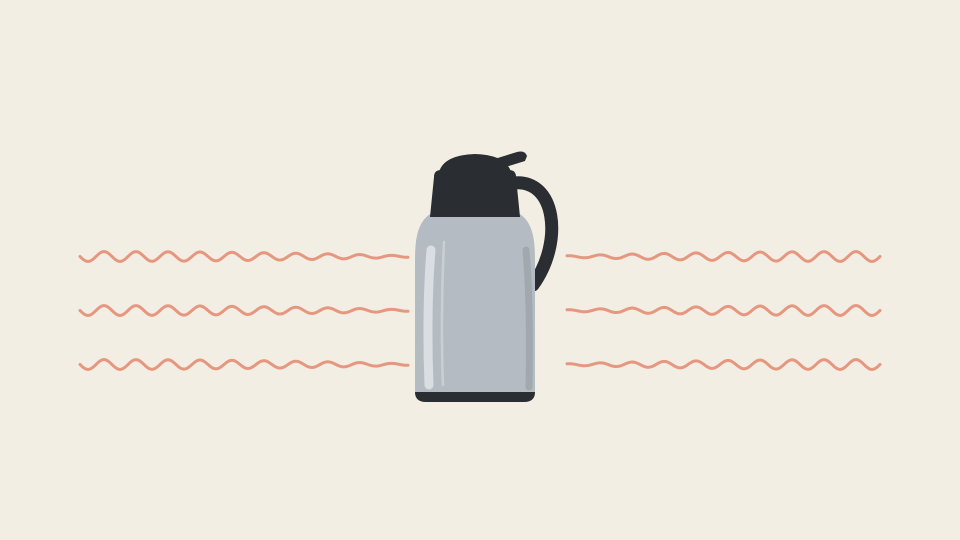
#> input picture mugicha/stills/sf-S2.png, 1920 x 1080 px (shown at 1/2 size)
$ python stylize_photo.py ../../mugicha/stills/sf-S2.png ../../mugicha/stills/sf-S3.png
#> lines starting #> are read from the running program, lines starting #| are printed output that depends on the picture
# ランドリーの写真を、みんちりえの背景に近い絵の雰囲気に加工する（段階2の試作）
# 1. 16:9 に切り出す（右下のカメラの透かしは入れない）
# 2. 貼り紙・メモ・商品のロゴを消す（周りの色で埋める）
# 3. 細部をならして絵っぽくし、色味をやわらげる
# 使い方（omoikomi/ で）: uv run --with opencv-python-headless --with numpy python tools/stylize_photo.py <写真> <出力フォルダ>
import sys, os
import cv2
import numpy as np

src, out_dir = sys.argv[1], sys.argv[2]
os.makedirs(out_dir, exist_ok=True)
img = cv2.imread(src)
#> img is the input picture: shape (1080, 1920, 3); mean B, G, R 222.7, 232, 237.3
img = cv2.resize(img, (2000, 1500), interpolation=cv2.INTER_AREA)  # 座標はこの大きさで書いている
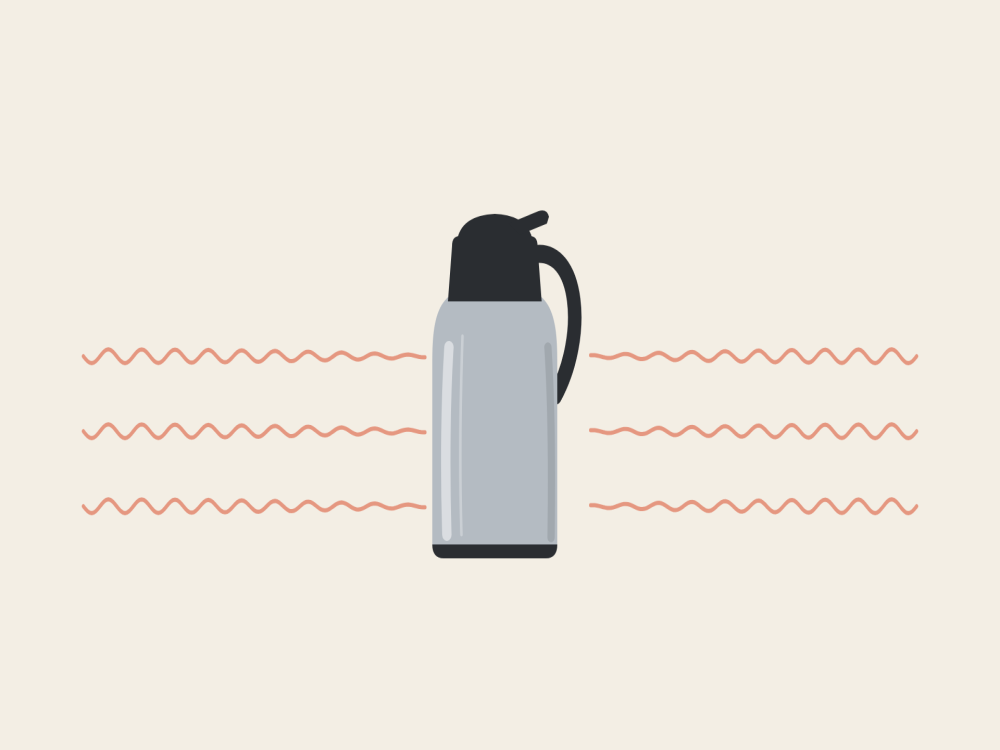
#> img: shape (1500, 2000, 3) (shown at 1/2 size); mean B, G, R 222.7, 232, 237.3

# 消す場所（2000x1500 に縮めた写真の座標。x1, y1, x2, y2）
ERASE = [
    (375, 465, 565, 935),     # 左の壁の貼り紙
    (1415, 515, 1535, 705),   # 右の壁の貼り紙
    (1435, 405, 1605, 495),   # 右の壁のメモ
    (1625, 425, 1855, 545),   # 右の壁のメモ
    (1445, 175, 1605, 265),   # 天井ぎわのメモ
    (485, 55, 585, 225),      # 左上のメモ
    (785, 885, 1055, 1200),   # 左の洗濯機の貼り紙
    (1095, 875, 1325, 1005),  # 右の洗濯機の貼り紙
    (1245, 1115, 1335, 1385), # 袋の文字
    (1395, 1135, 1545, 1405), # 洗剤の箱
]


def fill_rect(im, x1, y1, x2, y2, pad=12):
    """長方形を、まわりの縁の色（中央値）で塗り、境目をぼかしてなじませる"""
    H, W = im.shape[:2]
    X1, Y1, X2, Y2 = max(0, x1 - pad), max(0, y1 - pad), min(W, x2 + pad), min(H, y2 + pad)
    ring = np.concatenate([im[Y1:y1, X1:X2].reshape(-1, 3), im[y2:Y2, X1:X2].reshape(-1, 3),
                           im[Y1:Y2, X1:x1].reshape(-1, 3), im[Y1:Y2, x2:X2].reshape(-1, 3)])
    # 上下で色が違うときのために、上の縁と下の縁の色で縦にグラデーションする
    top = np.median(im[Y1:y1, X1:X2].reshape(-1, 3), axis=0) if y1 > Y1 else np.median(ring, axis=0)
    bot = np.median(im[y2:Y2, X1:X2].reshape(-1, 3), axis=0) if Y2 > y2 else np.median(ring, axis=0)
    t = np.linspace(0, 1, y2 - y1)[:, None, None]
    patch = (top * (1 - t) + bot * t).astype(np.float32) * np.ones((1, x2 - x1, 1), np.float32)
    m = np.zeros((H, W), np.float32)
    m[y1:y2, x1:x2] = 1
    m = cv2.GaussianBlur(m, (0, 0), pad / 2)
    full = im.astype(np.float32).copy()
    full[y1:y2, x1:x2] = patch
    out = im.astype(np.float32) * (1 - m[..., None]) + full * m[..., None]
    return out.astype(np.uint8)


clean = img.copy()
for r in ERASE:
    clean = fill_rect(clean, *r)
#> this loop made 10 passes
#> bot in fill_rect on passes 1, 2, 3, 4, 5, 6, 9, 10: [228, 238, 243], [228, 238, 243], [228, 238, 243], [228, 238, 243], [228, 238, 243], [228, 238, 243], [228, 238, 243], [228, 238, 243]
#> (top in fill_rect, bot in fill_rect) on passes 7 to 8: ([194, 187, 180], [228, 238, 243]), ([228, 238, 243], [194, 202, 236.5])
#> pass 1, in fill_rect, `patch = (top * (1 - t) + bot * t).astype(np.float32) * np.ones((1, x2 ..`:
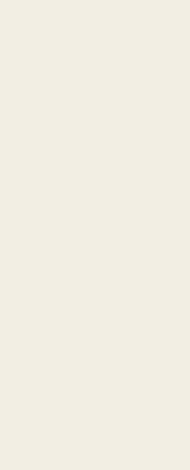
#> patch: shape (470, 190, 3) float32; mean of channels 0, 1, 2 228, 238, 243.2; drawn as B, G, R

# 16:9 に切り出し、1920x1080 に（右下のカメラの透かしは y=1350 より下なので入らない）
y0 = 120
crop = clean[y0:y0 + 1125, 0:2000]
crop = cv2.resize(crop, (1920, 1080), interpolation=cv2.INTER_AREA)
#> crop: shape (1080, 1920, 3)
cv2.imwrite(f"{out_dir}/0-cleaned.png", crop)


def grade(im, warm=1.0, lift=18, sat=0.85):
    f = im.astype(np.float32)
    f = f * (255 - lift) / 255 + lift          # 暗いところを持ち上げる
    hsv = cv2.cvtColor(np.clip(f, 0, 255).astype(np.uint8), cv2.COLOR_BGR2HSV).astype(np.float32)
    hsv[..., 1] *= sat
    f = cv2.cvtColor(np.clip(hsv, 0, 255).astype(np.uint8), cv2.COLOR_HSV2BGR).astype(np.float32)
    f[..., 2] *= warm                          # 赤
    f[..., 0] *= 2 - warm                      # 青
    return np.clip(f, 0, 255).astype(np.uint8)


def glow(im, amount=0.25, radius=25):
    blur = cv2.GaussianBlur(im, (0, 0), radius)
    return cv2.addWeighted(im, 1 - amount, cv2.max(im, blur), amount, 0)


def vignette(im, strength=0.18):
    H, W = im.shape[:2]
    y, x = np.ogrid[:H, :W]
    d = np.sqrt(((x - W / 2) / (W / 2)) ** 2 + ((y - H / 2) / (H / 2)) ** 2)
    v = 1 - strength * np.clip(d - 0.4, 0, 1)
    return np.clip(im.astype(np.float32) * v[..., None], 0, 255).astype(np.uint8)


def paint(im, scale=0.5, sp=10, sr=22, passes=3):
    """小さくして色の面をまとめ（mean shift と bilateral）、元の大きさに戻す"""
    small = cv2.resize(im, None, fx=scale, fy=scale, interpolation=cv2.INTER_AREA)
    small = cv2.pyrMeanShiftFiltering(small, sp, sr)
    for _ in range(passes):
        small = cv2.bilateralFilter(small, 9, 40, 9)
    return cv2.resize(small, (im.shape[1], im.shape[0]), interpolation=cv2.INTER_CUBIC)


# 案1: ならしは弱め（写真の形を残す）
a = paint(crop, scale=0.6, sp=6, sr=14, passes=2)
a = vignette(glow(grade(a, warm=1.04, lift=14, sat=0.9), 0.2))
#> in grade, `hsv = cv2.cvtColor(np.clip(f, 0, 255).astype(np.uint8), cv2.COLOR_BGR2..`:
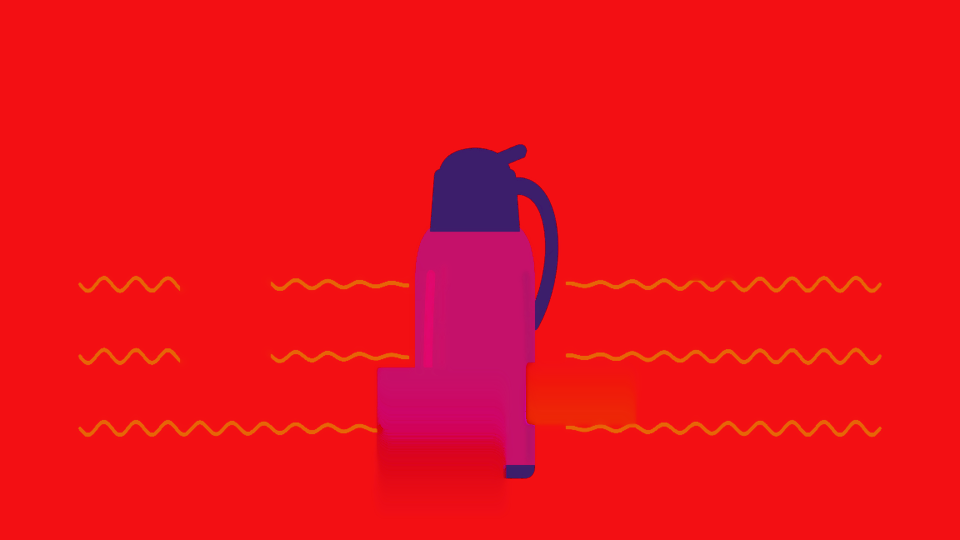
#> hsv: shape (1080, 1920, 3) float32 (shown at 1/2 size); mean B, G, R 25.4, 16.9, 240.2
#> in glow, `blur = cv2.GaussianBlur(im, (0, 0), radius)`:
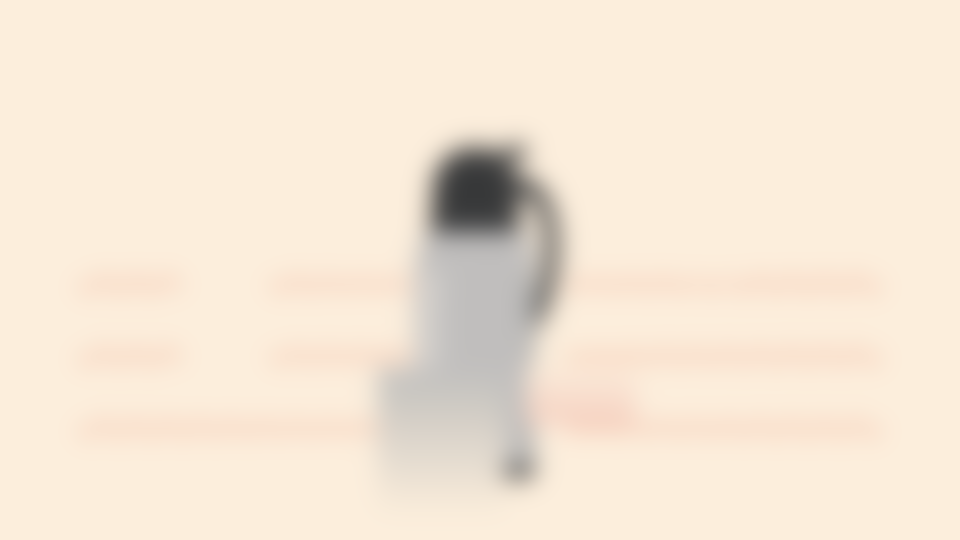
#> blur: shape (1080, 1920, 3) (shown at 1/2 size); mean of channels 0, 1, 2 214, 230.9, 245; drawn as B, G, R
#> in vignette, `H, W = im.shape[:2]`: H = 1080; W = 1920
#> in vignette, `y, x = np.ogrid[:H, :W]`: y = 1080 values from 0 to 1079
#> in vignette, `d = np.sqrt(((x - W / 2) / (W / 2)) ** 2 + ((y - H / 2) / (H / 2)) ** 2)`:
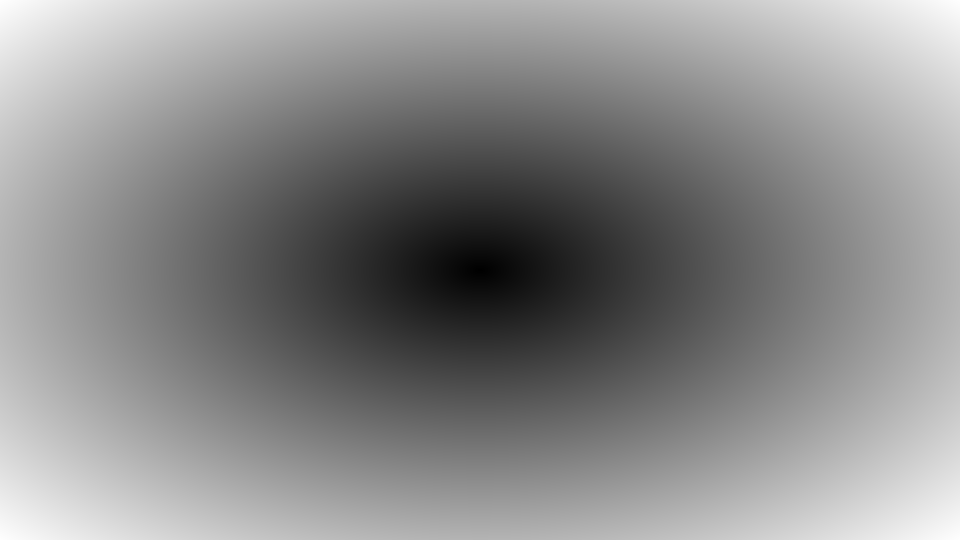
#> d: shape (1080, 1920) float64 (shown at 1/2 size); min 0, max 1.41, mean 0.765; drawn with min black and max white
#> in vignette, `v = 1 - strength * np.clip(d - 0.4, 0, 1)`:
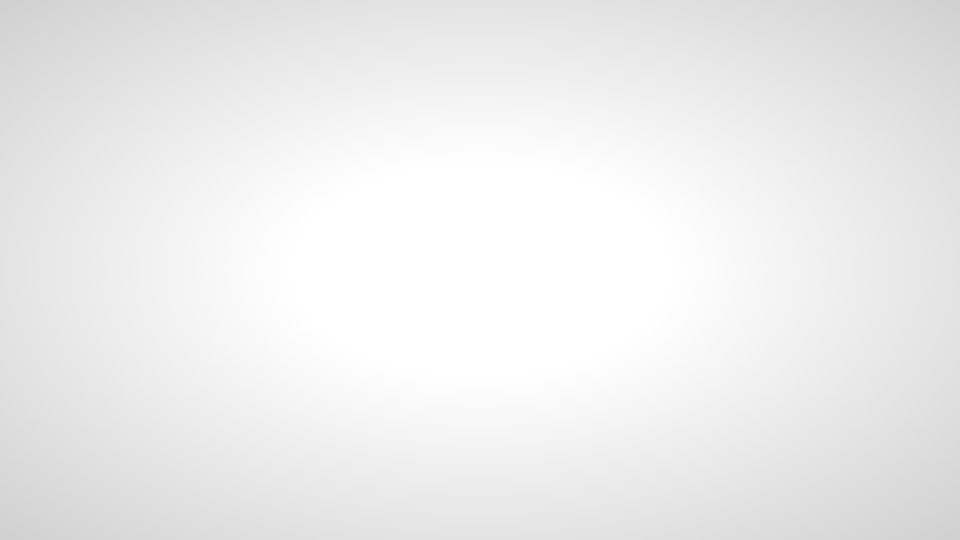
#> v: shape (1080, 1920) float64 (shown at 1/2 size); min 0.82, max 1, mean 0.931
cv2.imwrite(f"{out_dir}/1-light.png", a)

# 案2: 絵っぽく（色の面を大きくまとめる）
b = paint(crop, scale=0.4, sp=12, sr=26, passes=4)
b = vignette(glow(grade(b, warm=1.05, lift=18, sat=0.85), 0.28))
#> call 2 of glow, with amount = 0.28, radius = 25
#> in glow (call 2), `return cv2.addWeighted(im, 1 - amount, cv2.max(im, blur), amount, 0)`:
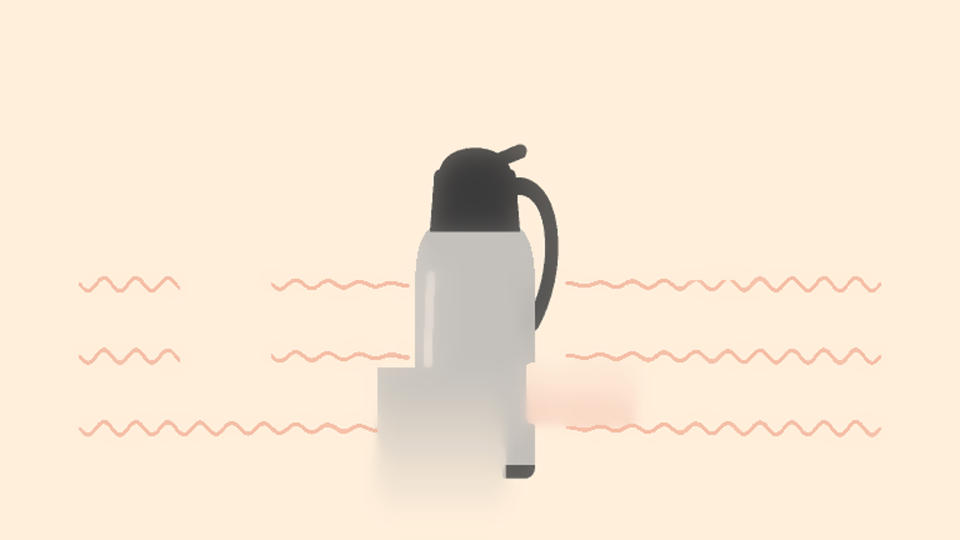
#> returned value: shape (1080, 1920, 3) (shown at 1/2 size); mean of channels 0, 1, 2 213.7, 232.6, 248.5; drawn as B, G, R
cv2.imwrite(f"{out_dir}/2-painterly.png", b)

# 案3: 案2 を少しぼかす（背景を奥に引かせる。キャラが前に出る）
c = cv2.GaussianBlur(b, (0, 0), 2.0)
cv2.imwrite(f"{out_dir}/3-painterly-soft.png", c)
print("ok")

$ run again, on mugicha/stills/sf-S4.png
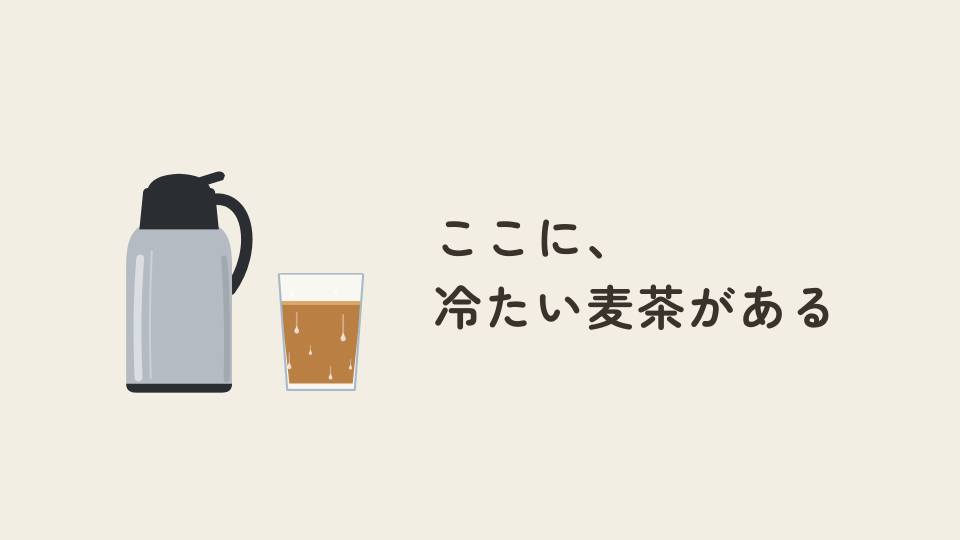
#> input picture mugicha/stills/sf-S4.png, 1920 x 1080 px (shown at 1/2 size)
#> img is the input picture: shape (1080, 1920, 3); mean B, G, R 220.6, 230.4, 235.5
#> img: shape (1500, 2000, 3)
#> the loop `for r in ERASE:` made 10 passes
#> bot in fill_rect on passes 1 to 8: [194, 187, 180], [228, 238, 243], [228, 238, 243], [228, 238, 243], [228, 238, 243], [228, 238, 243], [228, 238, 243], [228, 238, 243]
#> pass 1, in fill_rect, `patch = (top * (1 - t) + bot * t).astype(np.float32) * np.ones((1, x2 ..`:
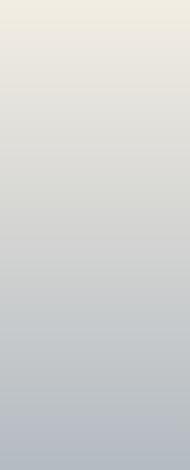
#> patch: shape (470, 190, 3) float32; mean of channels 0, 1, 2 211, 212.5, 211.5; drawn as B, G, R
#> in vignette, `H, W = im.shape[:2]`: H = 1080; W = 1920
#> y = 1080 values from 0 to 1079
#> in vignette, `return np.clip(im.astype(np.float32) * v[..., None], 0, 255).astype(np..`:
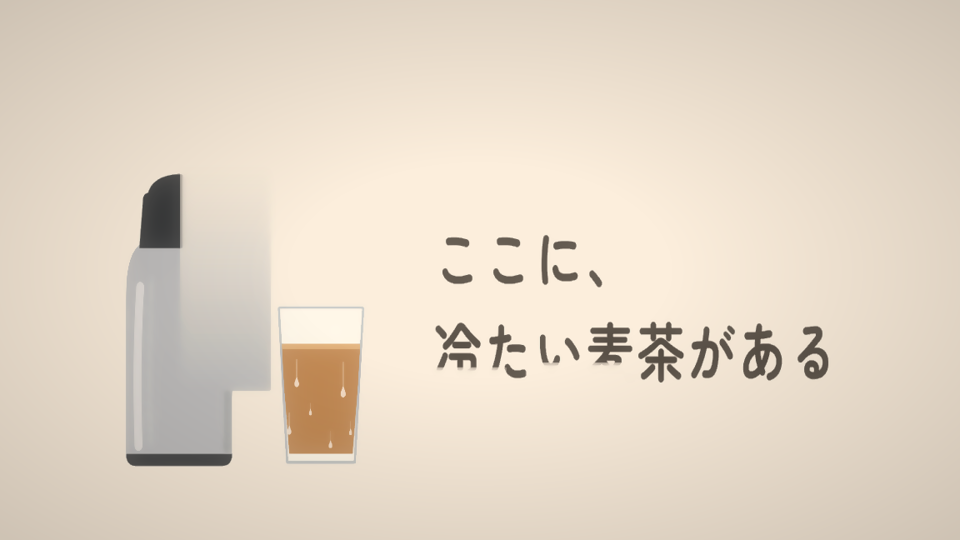
#> returned value: shape (1080, 1920, 3) (shown at 1/2 size); mean of channels 0, 1, 2 197.9, 214.2, 227; drawn as B, G, R
